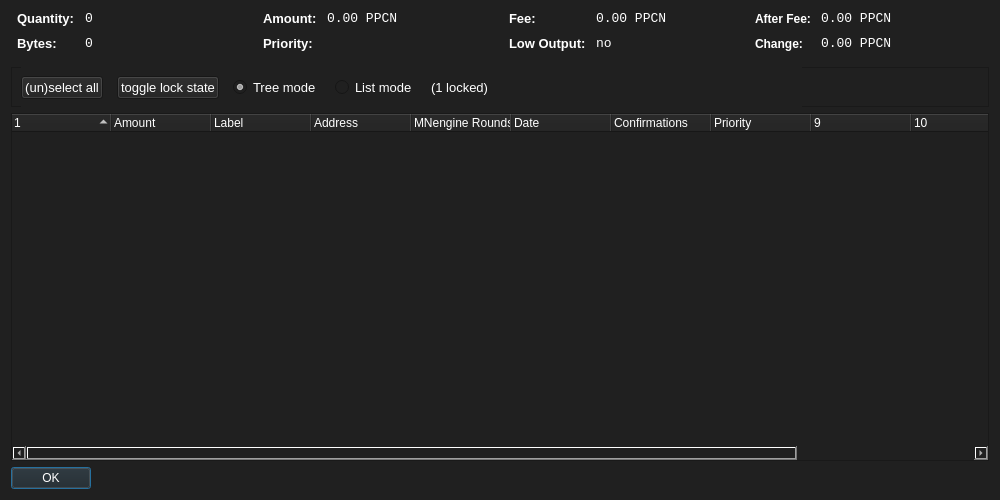
<?xml version="1.0" encoding="UTF-8"?>
<ui version="4.0">
 <class>CoinControlDialog</class>
 <widget class="QDialog" name="CoinControlDialog">
  <property name="geometry">
   <rect>
    <x>0</x>
    <y>0</y>
    <width>1000</width>
    <height>500</height>
   </rect>
  </property>
  <property name="windowTitle">
   <string>Coin Control</string>
  </property>
  <property name="styleSheet">
   <string notr="true">background-color: rgb(32, 32, 32);
color: rgb(255, 255, 255);</string>
  </property>
  <layout class="QVBoxLayout" name="verticalLayout">
   <item>
    <layout class="QHBoxLayout" name="horizontalLayoutTop" stretch="0,0,0,0">
     <property name="topMargin">
      <number>0</number>
     </property>
     <property name="bottomMargin">
      <number>10</number>
     </property>
     <item>
      <layout class="QFormLayout" name="formLayoutCoinControl1">
       <property name="horizontalSpacing">
        <number>10</number>
       </property>
       <property name="verticalSpacing">
        <number>10</number>
       </property>
       <property name="leftMargin">
        <number>6</number>
       </property>
       <property name="rightMargin">
        <number>6</number>
       </property>
       <item row="0" column="0">
        <widget class="QLabel" name="labelCoinControlQuantityText">
         <property name="font">
          <font>
           <pointsize>10</pointsize>
           <weight>75</weight>
           <bold>true</bold>
          </font>
         </property>
         <property name="styleSheet">
          <string notr="true">font-weight:bold;</string>
         </property>
         <property name="text">
          <string>Quantity:</string>
         </property>
        </widget>
       </item>
       <item row="0" column="1">
        <widget class="QLabel" name="labelCoinControlQuantity">
         <property name="font">
          <font>
           <family>Monospace</family>
           <pointsize>10</pointsize>
          </font>
         </property>
         <property name="cursor">
          <cursorShape>IBeamCursor</cursorShape>
         </property>
         <property name="contextMenuPolicy">
          <enum>Qt::ActionsContextMenu</enum>
         </property>
         <property name="text">
          <string notr="true">0</string>
         </property>
         <property name="textInteractionFlags">
          <set>Qt::LinksAccessibleByMouse|Qt::TextSelectableByKeyboard|Qt::TextSelectableByMouse</set>
         </property>
        </widget>
       </item>
       <item row="1" column="0">
        <widget class="QLabel" name="labelCoinControlBytesText">
         <property name="font">
          <font>
           <pointsize>10</pointsize>
           <weight>75</weight>
           <bold>true</bold>
          </font>
         </property>
         <property name="styleSheet">
          <string notr="true">font-weight:bold;</string>
         </property>
         <property name="text">
          <string>Bytes:</string>
         </property>
        </widget>
       </item>
       <item row="1" column="1">
        <widget class="QLabel" name="labelCoinControlBytes">
         <property name="font">
          <font>
           <family>Monospace</family>
           <pointsize>10</pointsize>
          </font>
         </property>
         <property name="cursor">
          <cursorShape>IBeamCursor</cursorShape>
         </property>
         <property name="contextMenuPolicy">
          <enum>Qt::ActionsContextMenu</enum>
         </property>
         <property name="text">
          <string notr="true">0</string>
         </property>
         <property name="textInteractionFlags">
          <set>Qt::LinksAccessibleByMouse|Qt::TextSelectableByKeyboard|Qt::TextSelectableByMouse</set>
         </property>
        </widget>
       </item>
      </layout>
     </item>
     <item>
      <layout class="QFormLayout" name="formLayoutCoinControl2">
       <property name="horizontalSpacing">
        <number>10</number>
       </property>
       <property name="verticalSpacing">
        <number>10</number>
       </property>
       <property name="leftMargin">
        <number>6</number>
       </property>
       <property name="rightMargin">
        <number>6</number>
       </property>
       <item row="0" column="0">
        <widget class="QLabel" name="labelCoinControlAmountText">
         <property name="font">
          <font>
           <pointsize>10</pointsize>
           <weight>75</weight>
           <bold>true</bold>
          </font>
         </property>
         <property name="styleSheet">
          <string notr="true">font-weight:bold;</string>
         </property>
         <property name="text">
          <string>Amount:</string>
         </property>
        </widget>
       </item>
       <item row="0" column="1">
        <widget class="QLabel" name="labelCoinControlAmount">
         <property name="font">
          <font>
           <family>Monospace</family>
           <pointsize>10</pointsize>
          </font>
         </property>
         <property name="cursor">
          <cursorShape>IBeamCursor</cursorShape>
         </property>
         <property name="contextMenuPolicy">
          <enum>Qt::ActionsContextMenu</enum>
         </property>
         <property name="text">
          <string notr="true">0.00 PPCN</string>
         </property>
         <property name="textInteractionFlags">
          <set>Qt::LinksAccessibleByMouse|Qt::TextSelectableByKeyboard|Qt::TextSelectableByMouse</set>
         </property>
        </widget>
       </item>
       <item row="1" column="0">
        <widget class="QLabel" name="labelCoinControlPriorityText">
         <property name="font">
          <font>
           <pointsize>10</pointsize>
           <weight>75</weight>
           <bold>true</bold>
          </font>
         </property>
         <property name="styleSheet">
          <string notr="true">font-weight:bold;</string>
         </property>
         <property name="text">
          <string>Priority:</string>
         </property>
        </widget>
       </item>
       <item row="1" column="1">
        <widget class="QLabel" name="labelCoinControlPriority">
         <property name="font">
          <font>
           <family>Monospace</family>
           <pointsize>10</pointsize>
          </font>
         </property>
         <property name="cursor">
          <cursorShape>IBeamCursor</cursorShape>
         </property>
         <property name="contextMenuPolicy">
          <enum>Qt::ActionsContextMenu</enum>
         </property>
         <property name="text">
          <string/>
         </property>
         <property name="textInteractionFlags">
          <set>Qt::LinksAccessibleByMouse|Qt::TextSelectableByKeyboard|Qt::TextSelectableByMouse</set>
         </property>
        </widget>
       </item>
      </layout>
     </item>
     <item>
      <layout class="QFormLayout" name="formLayoutCoinControl3">
       <property name="horizontalSpacing">
        <number>10</number>
       </property>
       <property name="verticalSpacing">
        <number>10</number>
       </property>
       <property name="leftMargin">
        <number>6</number>
       </property>
       <property name="rightMargin">
        <number>6</number>
       </property>
       <item row="0" column="0">
        <widget class="QLabel" name="labelCoinControlFeeText">
         <property name="font">
          <font>
           <pointsize>10</pointsize>
           <weight>75</weight>
           <bold>true</bold>
          </font>
         </property>
         <property name="styleSheet">
          <string notr="true">font-weight:bold;</string>
         </property>
         <property name="text">
          <string>Fee:</string>
         </property>
        </widget>
       </item>
       <item row="0" column="1">
        <widget class="QLabel" name="labelCoinControlFee">
         <property name="font">
          <font>
           <family>Monospace</family>
           <pointsize>10</pointsize>
          </font>
         </property>
         <property name="cursor">
          <cursorShape>IBeamCursor</cursorShape>
         </property>
         <property name="contextMenuPolicy">
          <enum>Qt::ActionsContextMenu</enum>
         </property>
         <property name="text">
          <string notr="true">0.00 PPCN</string>
         </property>
         <property name="textInteractionFlags">
          <set>Qt::LinksAccessibleByMouse|Qt::TextSelectableByKeyboard|Qt::TextSelectableByMouse</set>
         </property>
        </widget>
       </item>
       <item row="1" column="0">
        <widget class="QLabel" name="labelCoinControlLowOutputText">
         <property name="enabled">
          <bool>false</bool>
         </property>
         <property name="font">
          <font>
           <pointsize>10</pointsize>
           <weight>75</weight>
           <bold>true</bold>
          </font>
         </property>
         <property name="styleSheet">
          <string notr="true">font-weight:bold;</string>
         </property>
         <property name="text">
          <string>Low Output:</string>
         </property>
        </widget>
       </item>
       <item row="1" column="1">
        <widget class="QLabel" name="labelCoinControlLowOutput">
         <property name="enabled">
          <bool>false</bool>
         </property>
         <property name="font">
          <font>
           <family>Monospace</family>
           <pointsize>10</pointsize>
          </font>
         </property>
         <property name="cursor">
          <cursorShape>IBeamCursor</cursorShape>
         </property>
         <property name="contextMenuPolicy">
          <enum>Qt::ActionsContextMenu</enum>
         </property>
         <property name="text">
          <string notr="true">no</string>
         </property>
         <property name="textInteractionFlags">
          <set>Qt::LinksAccessibleByMouse|Qt::TextSelectableByKeyboard|Qt::TextSelectableByMouse</set>
         </property>
        </widget>
       </item>
      </layout>
     </item>
     <item>
      <layout class="QFormLayout" name="formLayoutCoinControl4">
       <property name="horizontalSpacing">
        <number>10</number>
       </property>
       <property name="verticalSpacing">
        <number>10</number>
       </property>
       <property name="leftMargin">
        <number>6</number>
       </property>
       <property name="rightMargin">
        <number>6</number>
       </property>
       <item row="0" column="0">
        <widget class="QLabel" name="labelCoinControlAfterFeeText">
         <property name="styleSheet">
          <string notr="true">font-weight:bold;</string>
         </property>
         <property name="text">
          <string>After Fee:</string>
         </property>
        </widget>
       </item>
       <item row="0" column="1">
        <widget class="QLabel" name="labelCoinControlAfterFee">
         <property name="font">
          <font>
           <family>Monospace</family>
           <pointsize>10</pointsize>
          </font>
         </property>
         <property name="cursor">
          <cursorShape>IBeamCursor</cursorShape>
         </property>
         <property name="contextMenuPolicy">
          <enum>Qt::ActionsContextMenu</enum>
         </property>
         <property name="text">
          <string notr="true">0.00 PPCN</string>
         </property>
         <property name="textInteractionFlags">
          <set>Qt::LinksAccessibleByMouse|Qt::TextSelectableByKeyboard|Qt::TextSelectableByMouse</set>
         </property>
        </widget>
       </item>
       <item row="1" column="0">
        <widget class="QLabel" name="labelCoinControlChangeText">
         <property name="enabled">
          <bool>false</bool>
         </property>
         <property name="styleSheet">
          <string notr="true">font-weight:bold;</string>
         </property>
         <property name="text">
          <string>Change:</string>
         </property>
        </widget>
       </item>
       <item row="1" column="1">
        <widget class="QLabel" name="labelCoinControlChange">
         <property name="enabled">
          <bool>false</bool>
         </property>
         <property name="font">
          <font>
           <family>Monospace</family>
           <pointsize>10</pointsize>
          </font>
         </property>
         <property name="cursor">
          <cursorShape>IBeamCursor</cursorShape>
         </property>
         <property name="contextMenuPolicy">
          <enum>Qt::ActionsContextMenu</enum>
         </property>
         <property name="text">
          <string notr="true">0.00 PPCN</string>
         </property>
         <property name="textInteractionFlags">
          <set>Qt::LinksAccessibleByMouse|Qt::TextSelectableByKeyboard|Qt::TextSelectableByMouse</set>
         </property>
        </widget>
       </item>
      </layout>
     </item>
    </layout>
   </item>
   <item>
    <widget class="QFrame" name="frame">
     <property name="minimumSize">
      <size>
       <width>0</width>
       <height>40</height>
      </size>
     </property>
     <property name="frameShape">
      <enum>QFrame::StyledPanel</enum>
     </property>
     <property name="frameShadow">
      <enum>QFrame::Sunken</enum>
     </property>
     <widget class="QWidget" name="horizontalLayoutWidget">
      <property name="geometry">
       <rect>
        <x>10</x>
        <y>0</y>
        <width>781</width>
        <height>41</height>
       </rect>
      </property>
      <layout class="QHBoxLayout" name="horizontalLayoutPanel" stretch="0,0,0,0,0,0">
       <property name="spacing">
        <number>14</number>
       </property>
       <item>
        <widget class="QPushButton" name="pushButtonSelectAll">
         <property name="sizePolicy">
          <sizepolicy hsizetype="Maximum" vsizetype="Fixed">
           <horstretch>0</horstretch>
           <verstretch>0</verstretch>
          </sizepolicy>
         </property>
         <property name="font">
          <font>
           <pointsize>10</pointsize>
          </font>
         </property>
         <property name="text">
          <string>(un)select all</string>
         </property>
        </widget>
       </item>
       <item>
        <widget class="QPushButton" name="pushButtonToggleLock">
         <property name="sizePolicy">
          <sizepolicy hsizetype="Maximum" vsizetype="Fixed">
           <horstretch>0</horstretch>
           <verstretch>0</verstretch>
          </sizepolicy>
         </property>
         <property name="font">
          <font>
           <pointsize>10</pointsize>
          </font>
         </property>
         <property name="text">
          <string>toggle lock state</string>
         </property>
         <property name="autoDefault">
          <bool>false</bool>
         </property>
        </widget>
       </item>
       <item>
        <widget class="QRadioButton" name="radioTreeMode">
         <property name="sizePolicy">
          <sizepolicy hsizetype="Maximum" vsizetype="Fixed">
           <horstretch>0</horstretch>
           <verstretch>0</verstretch>
          </sizepolicy>
         </property>
         <property name="font">
          <font>
           <pointsize>10</pointsize>
          </font>
         </property>
         <property name="text">
          <string>Tree mode</string>
         </property>
         <property name="checked">
          <bool>true</bool>
         </property>
        </widget>
       </item>
       <item>
        <widget class="QRadioButton" name="radioListMode">
         <property name="sizePolicy">
          <sizepolicy hsizetype="Maximum" vsizetype="Fixed">
           <horstretch>0</horstretch>
           <verstretch>0</verstretch>
          </sizepolicy>
         </property>
         <property name="font">
          <font>
           <pointsize>10</pointsize>
          </font>
         </property>
         <property name="text">
          <string>List mode</string>
         </property>
        </widget>
       </item>
       <item>
        <widget class="QLabel" name="labelLocked">
         <property name="font">
          <font>
           <pointsize>10</pointsize>
          </font>
         </property>
         <property name="text">
          <string>(1 locked)</string>
         </property>
        </widget>
       </item>
       <item>
        <spacer name="horizontalSpacer">
         <property name="orientation">
          <enum>Qt::Horizontal</enum>
         </property>
         <property name="sizeHint" stdset="0">
          <size>
           <width>40</width>
           <height>20</height>
          </size>
         </property>
        </spacer>
       </item>
      </layout>
     </widget>
    </widget>
   </item>
   <item>
    <widget class="CoinControlTreeWidget" name="treeWidget">
     <property name="font">
      <font>
       <pointsize>10</pointsize>
      </font>
     </property>
     <property name="contextMenuPolicy">
      <enum>Qt::CustomContextMenu</enum>
     </property>
     <property name="sortingEnabled">
      <bool>false</bool>
     </property>
     <property name="columnCount">
      <number>12</number>
     </property>
     <attribute name="headerShowSortIndicator" stdset="0">
      <bool>true</bool>
     </attribute>
     <attribute name="headerStretchLastSection">
      <bool>false</bool>
     </attribute>
     <column>
      <property name="text">
       <string/>
      </property>
     </column>
     <column>
      <property name="text">
       <string>Amount</string>
      </property>
     </column>
     <column>
      <property name="text">
       <string>Label</string>
      </property>
     </column>
     <column>
      <property name="text">
       <string>Address</string>
      </property>
     </column>
     <column>
      <property name="text">
       <string>MNengine Rounds</string>
      </property>
     </column>
     <column>
      <property name="text">
       <string>Date</string>
      </property>
     </column>
     <column>
      <property name="text">
       <string>Confirmations</string>
      </property>
      <property name="toolTip">
       <string>Confirmed</string>
      </property>
     </column>
     <column>
      <property name="text">
       <string>Priority</string>
      </property>
     </column>
     <column>
      <property name="text">
       <string/>
      </property>
     </column>
     <column>
      <property name="text">
       <string/>
      </property>
     </column>
     <column>
      <property name="text">
       <string/>
      </property>
     </column>
     <column>
      <property name="text">
       <string/>
      </property>
     </column>
    </widget>
   </item>
   <item>
    <widget class="QDialogButtonBox" name="buttonBox">
     <property name="sizePolicy">
      <sizepolicy hsizetype="Maximum" vsizetype="Fixed">
       <horstretch>0</horstretch>
       <verstretch>0</verstretch>
      </sizepolicy>
     </property>
     <property name="font">
      <font>
       <pointsize>10</pointsize>
      </font>
     </property>
     <property name="orientation">
      <enum>Qt::Horizontal</enum>
     </property>
     <property name="standardButtons">
      <set>QDialogButtonBox::Ok</set>
     </property>
    </widget>
   </item>
  </layout>
 </widget>
 <customwidgets>
  <customwidget>
   <class>CoinControlTreeWidget</class>
   <extends>QTreeWidget</extends>
   <header>coincontroltreewidget.h</header>
  </customwidget>
 </customwidgets>
 <resources/>
 <connections/>
</ui>
